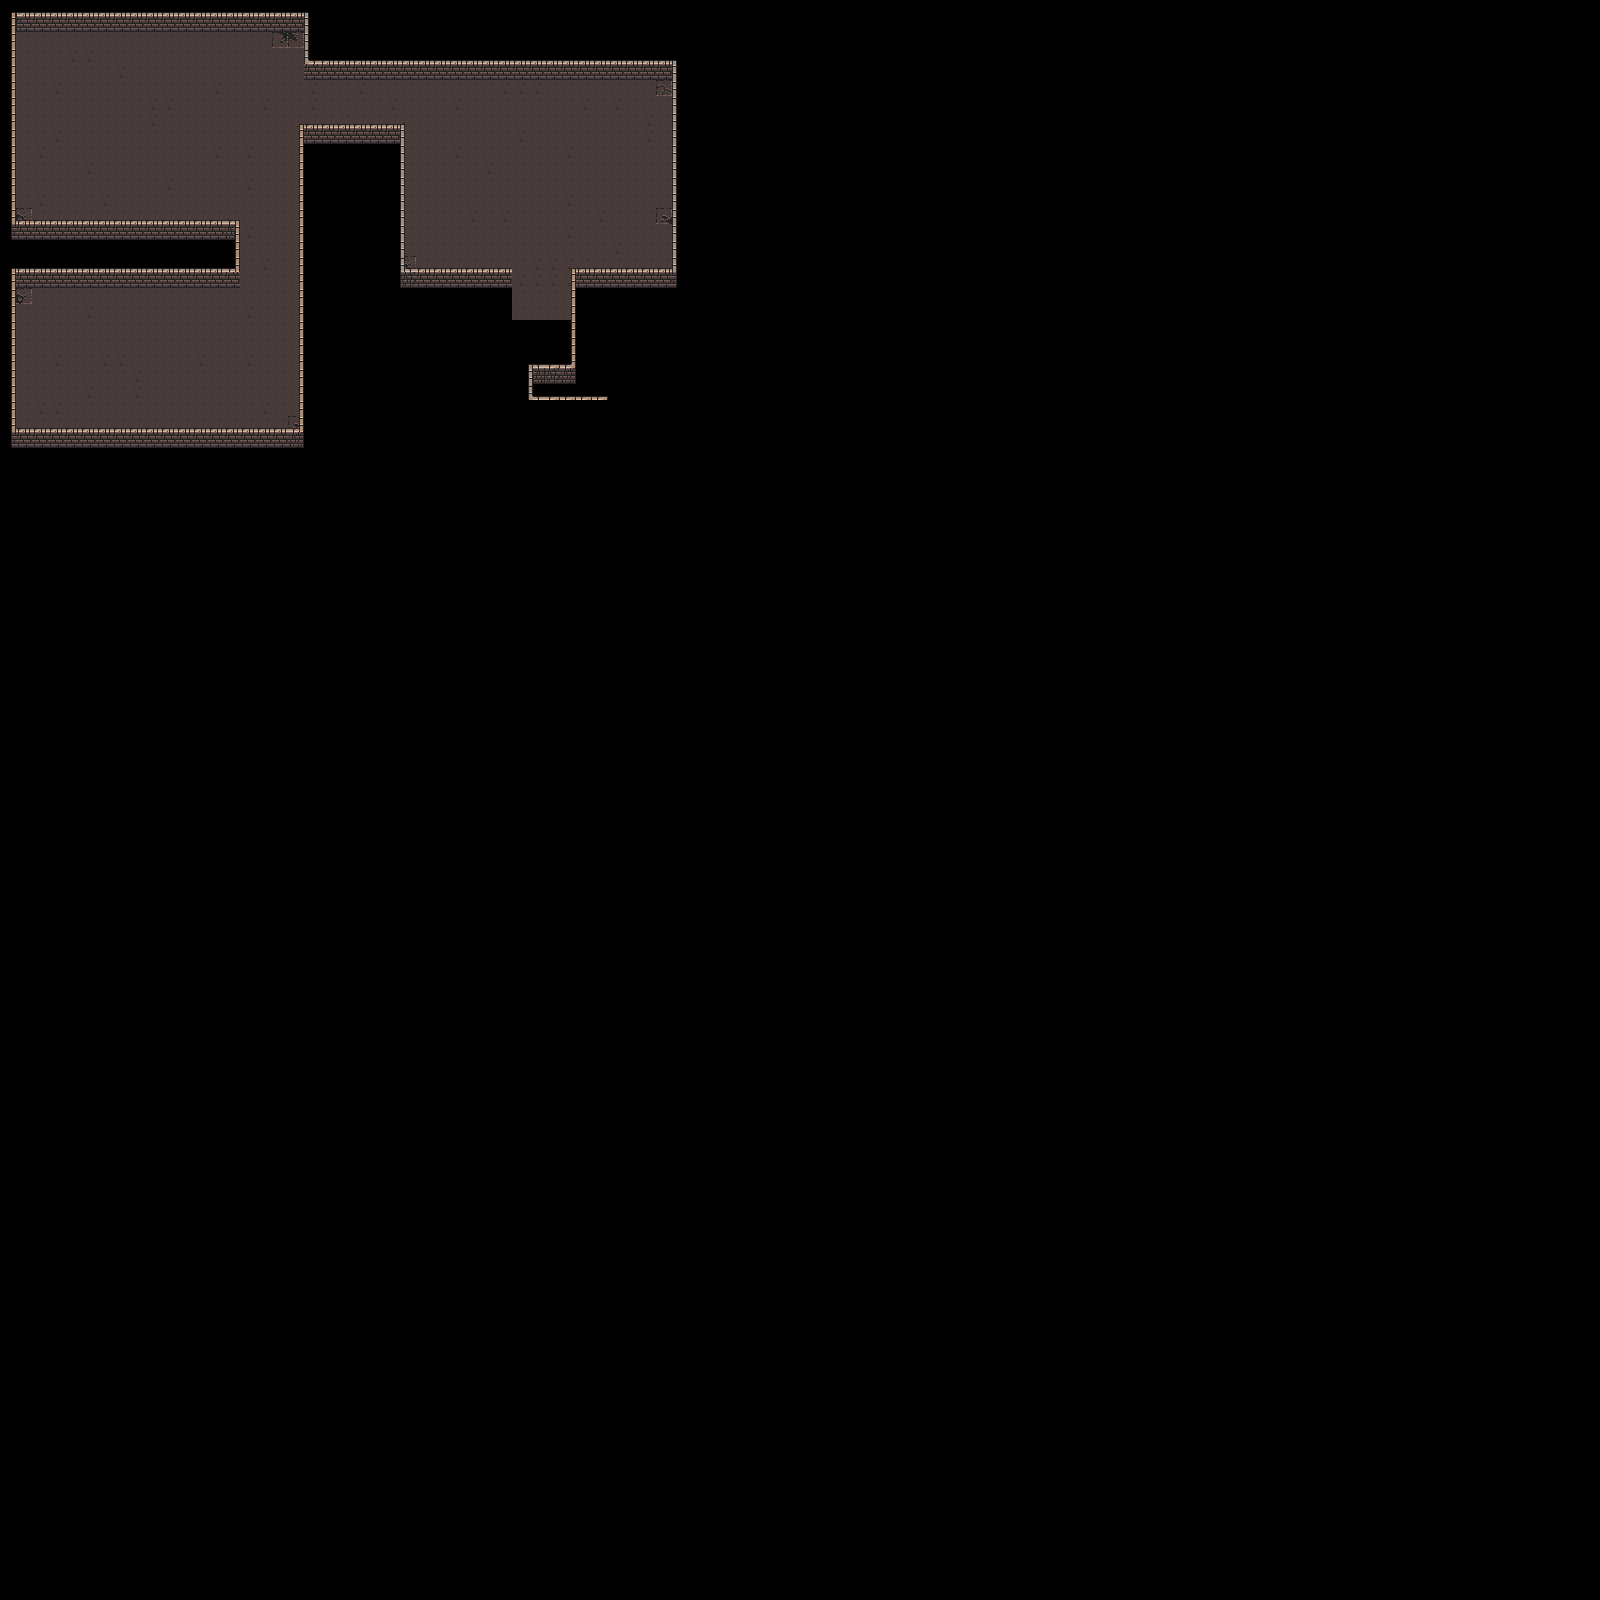

The image is a tile-based game level rendered from a .tmx file. Its description and source (layers, tilesets, objects; grid data summarised) follow:
An orthogonal 100x100 tile map with 16x16 px tiles, 2 tile layers (Ground, Walls) and 12 objects.

<map version="1.5" tiledversion="1.7.2" orientation="orthogonal" renderorder="right-down" width="100" height="100" tilewidth="16" tileheight="16" infinite="0" nextlayerid="6" nextobjectid="24">
 <editorsettings>
  <export target="../../public/tilemaps/map-01.json" format="json" />
 </editorsettings>
 <tileset firstgid="1" name="map-01" tilewidth="16" tileheight="16" tilecount="160" columns="10">
  <image source="map-base.png" width="160" height="256" />
  <tile id="0">
   <properties>
    <property name="collides" type="bool" value="false" />
   </properties>
  </tile>
  <tile id="1">
   <properties>
    <property name="collides" type="bool" value="false" />
   </properties>
  </tile>
  <tile id="2">
   <properties>
    <property name="collides" type="bool" value="false" />
   </properties>
  </tile>
  <tile id="3">
   <properties>
    <property name="collides" type="bool" value="false" />
   </properties>
  </tile>
  <tile id="4">
   <properties>
    <property name="collides" type="bool" value="false" />
   </properties>
  </tile>
  <tile id="5">
   <properties>
    <property name="collides" type="bool" value="false" />
   </properties>
  </tile>
  <tile id="6">
   <properties>
    <property name="collides" type="bool" value="false" />
   </properties>
  </tile>
  <tile id="7">
   <properties>
    <property name="collides" type="bool" value="false" />
   </properties>
  </tile>
  <tile id="8">
   <properties>
    <property name="collides" type="bool" value="false" />
   </properties>
  </tile>
  <tile id="10">
   <properties>
    <property name="collides" type="bool" value="false" />
   </properties>
  </tile>
  <tile id="11">
   <properties>
    <property name="collides" type="bool" value="true" />
   </properties>
  </tile>
  <tile id="12">
   <properties>
    <property name="collides" type="bool" value="true" />
   </properties>
  </tile>
  <tile id="13">
   <properties>
    <property name="collides" type="bool" value="true" />
   </properties>
  </tile>
  <tile id="14">
   <properties>
    <property name="collides" type="bool" value="false" />
   </properties>
  </tile>
  <tile id="15">
   <properties>
    <property name="collides" type="bool" value="false" />
   </properties>
  </tile>
  <tile id="16">
   <properties>
    <property name="collides" type="bool" value="false" />
   </properties>
  </tile>
  <tile id="17">
   <properties>
    <property name="collides" type="bool" value="false" />
   </properties>
  </tile>
  <tile id="18">
   <properties>
    <property name="collides" type="bool" value="false" />
   </properties>
  </tile>
  <tile id="20">
   <properties>
    <property name="collides" type="bool" value="false" />
   </properties>
  </tile>
  <tile id="21">
   <properties>
    <property name="collides" type="bool" value="false" />
   </properties>
  </tile>
  <tile id="22">
   <properties>
    <property name="collides" type="bool" value="false" />
   </properties>
  </tile>
  <tile id="23">
   <properties>
    <property name="collides" type="bool" value="false" />
   </properties>
  </tile>
  <tile id="24">
   <properties>
    <property name="collides" type="bool" value="false" />
   </properties>
  </tile>
  <tile id="25">
   <properties>
    <property name="collides" type="bool" value="false" />
   </properties>
  </tile>
  <tile id="26">
   <properties>
    <property name="collides" type="bool" value="false" />
   </properties>
  </tile>
  <tile id="27">
   <properties>
    <property name="collides" type="bool" value="false" />
   </properties>
  </tile>
  <tile id="28">
   <properties>
    <property name="collides" type="bool" value="false" />
   </properties>
  </tile>
  <tile id="30">
   <properties>
    <property name="collides" type="bool" value="false" />
   </properties>
  </tile>
  <tile id="31">
   <properties>
    <property name="collides" type="bool" value="false" />
   </properties>
  </tile>
  <tile id="32">
   <properties>
    <property name="collides" type="bool" value="false" />
   </properties>
  </tile>
  <tile id="33">
   <properties>
    <property name="collides" type="bool" value="false" />
   </properties>
  </tile>
  <tile id="34">
   <properties>
    <property name="collides" type="bool" value="false" />
   </properties>
  </tile>
  <tile id="35">
   <properties>
    <property name="collides" type="bool" value="false" />
   </properties>
  </tile>
  <tile id="36">
   <properties>
    <property name="collides" type="bool" value="false" />
   </properties>
  </tile>
  <tile id="37">
   <properties>
    <property name="collides" type="bool" value="false" />
   </properties>
  </tile>
  <tile id="38">
   <properties>
    <property name="collides" type="bool" value="false" />
   </properties>
  </tile>
  <tile id="40">
   <properties>
    <property name="collides" type="bool" value="false" />
   </properties>
  </tile>
  <tile id="41">
   <properties>
    <property name="collides" type="bool" value="false" />
   </properties>
  </tile>
  <tile id="42">
   <properties>
    <property name="collides" type="bool" value="false" />
   </properties>
  </tile>
  <tile id="43">
   <properties>
    <property name="collides" type="bool" value="false" />
   </properties>
  </tile>
  <tile id="44">
   <properties>
    <property name="collides" type="bool" value="false" />
   </properties>
  </tile>
  <tile id="45">
   <properties>
    <property name="collides" type="bool" value="false" />
   </properties>
  </tile>
  <tile id="46">
   <properties>
    <property name="collides" type="bool" value="false" />
   </properties>
  </tile>
  <tile id="47">
   <properties>
    <property name="collides" type="bool" value="false" />
   </properties>
  </tile>
  <tile id="48">
   <properties>
    <property name="collides" type="bool" value="false" />
   </properties>
  </tile>
  <tile id="50">
   <properties>
    <property name="collides" type="bool" value="false" />
   </properties>
  </tile>
  <tile id="51">
   <properties>
    <property name="collides" type="bool" value="false" />
   </properties>
  </tile>
  <tile id="52">
   <properties>
    <property name="collides" type="bool" value="false" />
   </properties>
  </tile>
  <tile id="53">
   <properties>
    <property name="collides" type="bool" value="false" />
   </properties>
  </tile>
  <tile id="54">
   <properties>
    <property name="collides" type="bool" value="false" />
   </properties>
  </tile>
  <tile id="55">
   <properties>
    <property name="collides" type="bool" value="false" />
   </properties>
  </tile>
  <tile id="56">
   <properties>
    <property name="collides" type="bool" value="false" />
   </properties>
  </tile>
  <tile id="57">
   <properties>
    <property name="collides" type="bool" value="false" />
   </properties>
  </tile>
  <tile id="58">
   <properties>
    <property name="collides" type="bool" value="false" />
   </properties>
  </tile>
  <tile id="60">
   <properties>
    <property name="collides" type="bool" value="false" />
   </properties>
  </tile>
  <tile id="61">
   <properties>
    <property name="collides" type="bool" value="false" />
   </properties>
  </tile>
  <tile id="62">
   <properties>
    <property name="collides" type="bool" value="false" />
   </properties>
  </tile>
  <tile id="63">
   <properties>
    <property name="collides" type="bool" value="false" />
   </properties>
  </tile>
  <tile id="64">
   <properties>
    <property name="collides" type="bool" value="false" />
   </properties>
  </tile>
  <tile id="65">
   <properties>
    <property name="collides" type="bool" value="false" />
   </properties>
  </tile>
  <tile id="66">
   <properties>
    <property name="collides" type="bool" value="false" />
   </properties>
  </tile>
  <tile id="67">
   <properties>
    <property name="collides" type="bool" value="false" />
   </properties>
  </tile>
  <tile id="68">
   <properties>
    <property name="collides" type="bool" value="false" />
   </properties>
  </tile>
  <tile id="70">
   <properties>
    <property name="collides" type="bool" value="false" />
   </properties>
  </tile>
  <tile id="71">
   <properties>
    <property name="collides" type="bool" value="false" />
   </properties>
  </tile>
  <tile id="72">
   <properties>
    <property name="collides" type="bool" value="false" />
   </properties>
  </tile>
  <tile id="73">
   <properties>
    <property name="collides" type="bool" value="false" />
   </properties>
  </tile>
  <tile id="74">
   <properties>
    <property name="collides" type="bool" value="false" />
   </properties>
  </tile>
  <tile id="75">
   <properties>
    <property name="collides" type="bool" value="false" />
   </properties>
  </tile>
  <tile id="76">
   <properties>
    <property name="collides" type="bool" value="false" />
   </properties>
  </tile>
  <tile id="77">
   <properties>
    <property name="collides" type="bool" value="false" />
   </properties>
  </tile>
  <tile id="78">
   <properties>
    <property name="collides" type="bool" value="false" />
   </properties>
  </tile>
  <tile id="80">
   <properties>
    <property name="collides" type="bool" value="true" />
   </properties>
  </tile>
  <tile id="81">
   <properties>
    <property name="collides" type="bool" value="true" />
   </properties>
  </tile>
  <tile id="82">
   <properties>
    <property name="collides" type="bool" value="true" />
   </properties>
  </tile>
  <tile id="83">
   <properties>
    <property name="collides" type="bool" value="true" />
   </properties>
  </tile>
  <tile id="84">
   <properties>
    <property name="collides" type="bool" value="true" />
   </properties>
  </tile>
  <tile id="85">
   <properties>
    <property name="collides" type="bool" value="true" />
   </properties>
  </tile>
  <tile id="86">
   <properties>
    <property name="collides" type="bool" value="false" />
   </properties>
  </tile>
  <tile id="87">
   <properties>
    <property name="collides" type="bool" value="false" />
   </properties>
  </tile>
  <tile id="88">
   <properties>
    <property name="collides" type="bool" value="false" />
   </properties>
  </tile>
  <tile id="90">
   <properties>
    <property name="collides" type="bool" value="true" />
   </properties>
  </tile>
  <tile id="91">
   <properties>
    <property name="collides" type="bool" value="true" />
   </properties>
  </tile>
  <tile id="92">
   <properties>
    <property name="collides" type="bool" value="true" />
   </properties>
  </tile>
  <tile id="93">
   <properties>
    <property name="collides" type="bool" value="true" />
   </properties>
  </tile>
  <tile id="94">
   <properties>
    <property name="collides" type="bool" value="false" />
   </properties>
  </tile>
  <tile id="95">
   <properties>
    <property name="collides" type="bool" value="false" />
   </properties>
  </tile>
  <tile id="96">
   <properties>
    <property name="collides" type="bool" value="false" />
   </properties>
  </tile>
  <tile id="97">
   <properties>
    <property name="collides" type="bool" value="false" />
   </properties>
  </tile>
  <tile id="98">
   <properties>
    <property name="collides" type="bool" value="false" />
   </properties>
  </tile>
  <tile id="100">
   <properties>
    <property name="collides" type="bool" value="false" />
   </properties>
  </tile>
  <tile id="101">
   <properties>
    <property name="collides" type="bool" value="false" />
   </properties>
  </tile>
  <tile id="102">
   <properties>
    <property name="collides" type="bool" value="true" />
   </properties>
  </tile>
  <tile id="103">
   <properties>
    <property name="collides" type="bool" value="true" />
   </properties>
  </tile>
  <tile id="104">
   <properties>
    <property name="collides" type="bool" value="false" />
   </properties>
  </tile>
  <tile id="105">
   <properties>
    <property name="collides" type="bool" value="false" />
   </properties>
  </tile>
  <tile id="106">
   <properties>
    <property name="collides" type="bool" value="false" />
   </properties>
  </tile>
  <tile id="107">
   <properties>
    <property name="collides" type="bool" value="false" />
   </properties>
  </tile>
  <tile id="108">
   <properties>
    <property name="collides" type="bool" value="false" />
   </properties>
  </tile>
  <tile id="110">
   <properties>
    <property name="collides" type="bool" value="false" />
   </properties>
  </tile>
  <tile id="111">
   <properties>
    <property name="collides" type="bool" value="false" />
   </properties>
  </tile>
  <tile id="112">
   <properties>
    <property name="collides" type="bool" value="false" />
   </properties>
  </tile>
  <tile id="113">
   <properties>
    <property name="collides" type="bool" value="false" />
   </properties>
  </tile>
  <tile id="114">
   <properties>
    <property name="collides" type="bool" value="false" />
   </properties>
  </tile>
  <tile id="115">
   <properties>
    <property name="collides" type="bool" value="false" />
   </properties>
  </tile>
  <tile id="116">
   <properties>
    <property name="collides" type="bool" value="false" />
   </properties>
  </tile>
  <tile id="117">
   <properties>
    <property name="collides" type="bool" value="false" />
   </properties>
  </tile>
  <tile id="118">
   <properties>
    <property name="collides" type="bool" value="false" />
   </properties>
  </tile>
  <tile id="120">
   <properties>
    <property name="collides" type="bool" value="false" />
   </properties>
  </tile>
  <tile id="121">
   <properties>
    <property name="collides" type="bool" value="false" />
   </properties>
  </tile>
  <tile id="122">
   <properties>
    <property name="collides" type="bool" value="false" />
   </properties>
  </tile>
  <tile id="123">
   <properties>
    <property name="collides" type="bool" value="false" />
   </properties>
  </tile>
  <tile id="124">
   <properties>
    <property name="collides" type="bool" value="false" />
   </properties>
  </tile>
  <tile id="125">
   <properties>
    <property name="collides" type="bool" value="false" />
   </properties>
  </tile>
  <tile id="126">
   <properties>
    <property name="collides" type="bool" value="false" />
   </properties>
  </tile>
  <tile id="127">
   <properties>
    <property name="collides" type="bool" value="false" />
   </properties>
  </tile>
  <tile id="128">
   <properties>
    <property name="collides" type="bool" value="false" />
   </properties>
  </tile>
  <tile id="130">
   <properties>
    <property name="collides" type="bool" value="false" />
   </properties>
  </tile>
  <tile id="131">
   <properties>
    <property name="collides" type="bool" value="false" />
   </properties>
  </tile>
  <tile id="132">
   <properties>
    <property name="collides" type="bool" value="false" />
   </properties>
  </tile>
  <tile id="133">
   <properties>
    <property name="collides" type="bool" value="false" />
   </properties>
  </tile>
  <tile id="134">
   <properties>
    <property name="collides" type="bool" value="false" />
   </properties>
  </tile>
  <tile id="135">
   <properties>
    <property name="collides" type="bool" value="false" />
   </properties>
  </tile>
  <tile id="136">
   <properties>
    <property name="collides" type="bool" value="false" />
   </properties>
  </tile>
  <tile id="137">
   <properties>
    <property name="collides" type="bool" value="false" />
   </properties>
  </tile>
  <tile id="138">
   <properties>
    <property name="collides" type="bool" value="false" />
   </properties>
  </tile>
  <tile id="140">
   <properties>
    <property name="collides" type="bool" value="false" />
   </properties>
  </tile>
  <tile id="141">
   <properties>
    <property name="collides" type="bool" value="false" />
   </properties>
  </tile>
  <tile id="142">
   <properties>
    <property name="collides" type="bool" value="false" />
   </properties>
  </tile>
  <tile id="143">
   <properties>
    <property name="collides" type="bool" value="false" />
   </properties>
  </tile>
  <tile id="144">
   <properties>
    <property name="collides" type="bool" value="false" />
   </properties>
  </tile>
  <tile id="145">
   <properties>
    <property name="collides" type="bool" value="false" />
   </properties>
  </tile>
  <tile id="146">
   <properties>
    <property name="collides" type="bool" value="false" />
   </properties>
  </tile>
  <tile id="147">
   <properties>
    <property name="collides" type="bool" value="false" />
   </properties>
  </tile>
  <tile id="148">
   <properties>
    <property name="collides" type="bool" value="false" />
   </properties>
  </tile>
 </tileset>
 <layer id="2" name="Ground" width="100" height="100" locked="1">
  <data>[10000 cells, 631 non-empty, 8 distinct tile ids]</data>
 </layer>
 <layer id="1" name="Walls" width="100" height="100" locked="1">
  <data>[10000 cells, 303 non-empty, 21 distinct tile ids]</data>
 </layer>
 <objectgroup id="3" name="VaccineBox" locked="1">
  <object id="1" gid="59" x="176.333" y="47" width="16" height="16" />
  <object id="2" gid="59" x="609.667" y="94.3333" width="16" height="16" />
  <object id="3" gid="59" x="94.3333" y="302.333" width="16" height="16" />
  <object id="23" gid="59" x="194.667" y="217.333" width="16" height="16" />
 </objectgroup>
 <objectgroup id="4" name="Enemies" locked="1">
  <object id="5" gid="79" x="94" y="369.667" width="16" height="16" />
  <object id="7" gid="79" x="463.5" y="255.917" width="16" height="16" />
  <object id="13" gid="79" x="242" y="336.667" width="16" height="16" />
  <object id="14" gid="79" x="227.333" y="407.333" width="16" height="16" />
  <object id="15" gid="79" x="147.333" y="352" width="16" height="16" />
  <object id="16" gid="79" x="44" y="401.333" width="16" height="16" />
  <object id="17" gid="79" x="40.6667" y="340.667" width="16" height="16" />
  <object id="20" gid="79" x="623.333" y="172.667" width="16" height="16" />
 </objectgroup>
 <objectgroup id="5" name="teste" />
</map>
